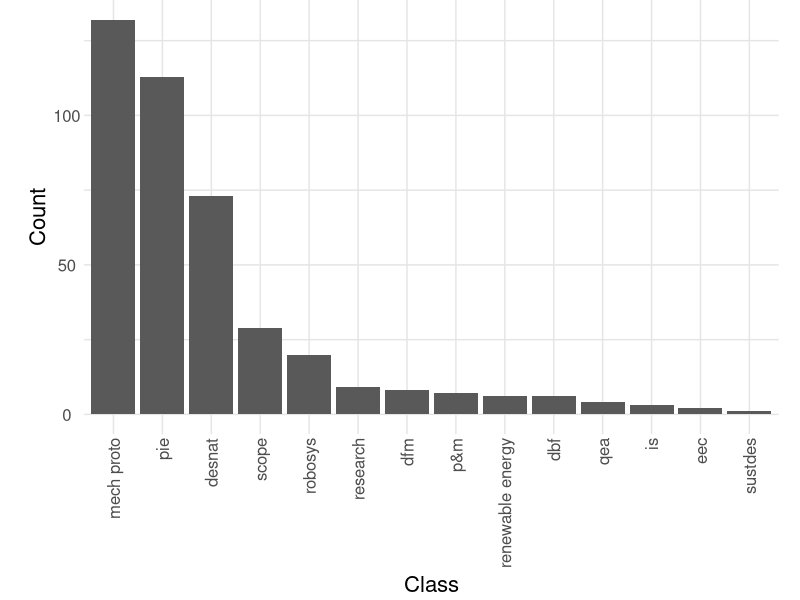
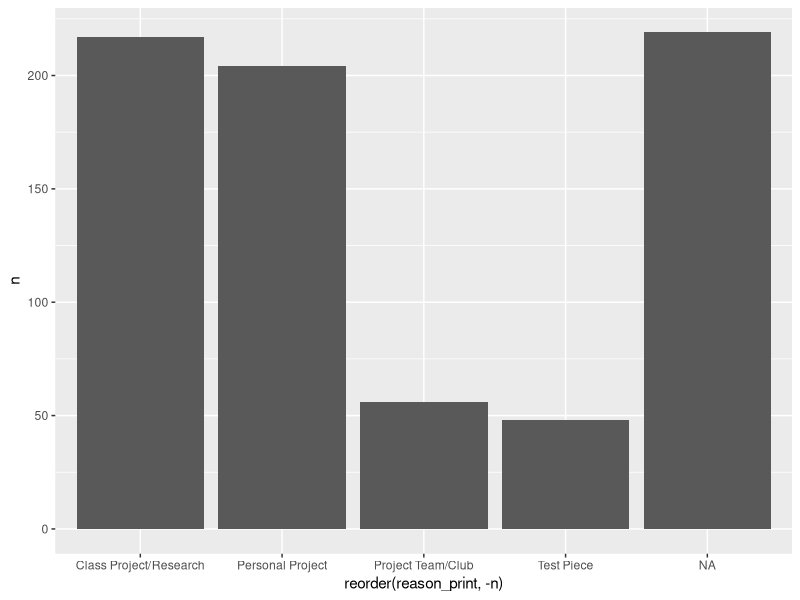
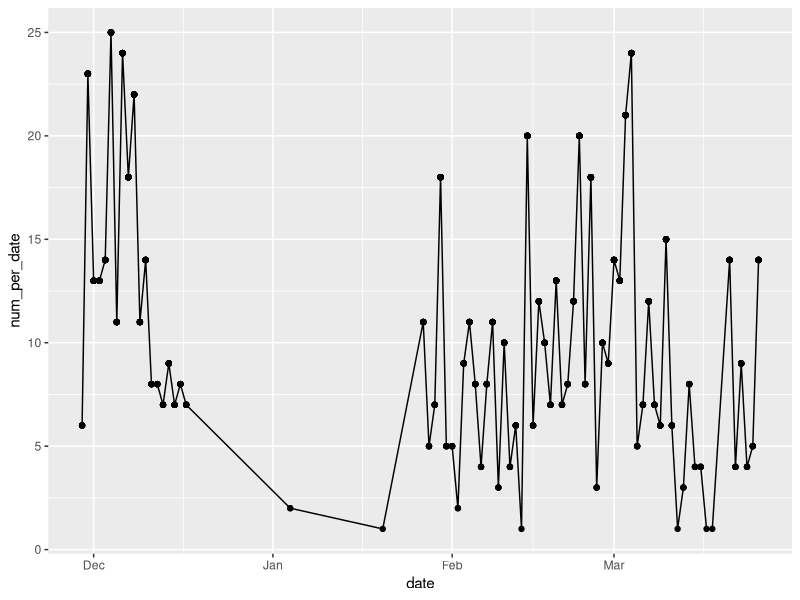
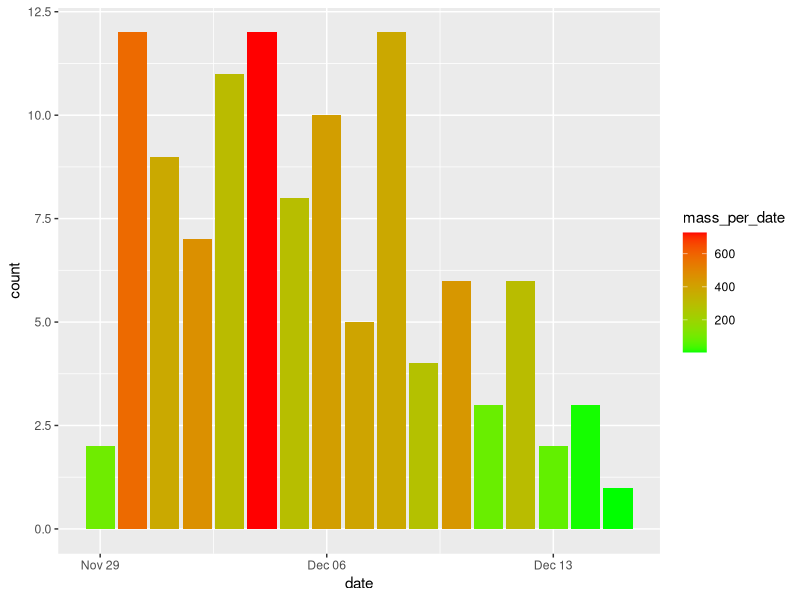

These figures' R source, in order:
## ---- chunk 1
knitr::opts_chunk$set(echo = TRUE)
library(tidyverse)
library(lubridate)
library(chron)
## ---- chunk 2
theme_common <- function() {
  theme_minimal() %+replace%
  theme(
    axis.text.x = element_text(size = 12),
    axis.text.y = element_text(size = 12),
    axis.title.x = element_text(margin = margin(4, 4, 4, 4), size = 16),
    axis.title.y = element_text(margin = margin(4, 4, 4, 4), size = 16, angle = 90),
    legend.title = element_text(size = 16),
    legend.text = element_text(size = 12),
    strip.text.x = element_text(size = 12),
    strip.text.y = element_text(size = 12),
    panel.grid.major = element_line(color = "grey90"),
    panel.grid.minor = element_line(color = "grey90"),
    aspect.ratio = 10/16,
    plot.margin = unit(c(t = +0, b = +0, r = +0, l = +0), "cm"),
    plot.title = element_text(size = 18),
    # plot.title.position = "plot",
    plot.subtitle = element_text(size = 16),
    plot.caption = element_text(size = 12)
  )
}
## ---- chunk 3
df_curr_raw <- read_csv(file = "data/3d_curr.csv")
## ---- chunk 4
df_curr <- 
  df_curr_raw %>% 
  mutate(
    print_mass = str_extract(print_mass_grams, "\\d+"), # extract just mass from print mass
    class = tolower(class) #make class lowercase
  ) %>% 
  #separate into date and time
  separate(timestamp, c("date", "time"), sep = " ", remove = FALSE) %>% 
  transform(
    date = as.Date(date),
    time = chron(time = time),
    print_mass = as.numeric(print_mass)
  )

#unique(df_curr$class)

# Standardize each class to ensure pie/principles of integrated engineering are the same/pieeeeeee are the same
df_curr <-
  df_curr %>% 
  mutate (
    class = str_replace(class, "pie.*", "pie"),
    class = str_replace(class, "dfm|.*manufact.*", "dfm"),
    class = str_replace(class, ".*scope.*", "scope"),
    class = str_replace(class, ".*indep.*|is.*", "is"),
    class = str_replace(class, ".*nat.*|.*nt.*", "desnat"),
    class = str_replace(class, ".*renewable.*", "renewable energy"),
    class = str_replace(class, ".*eec.*", "eec"),
    class = str_replace(class, ".*proto.*", "mech proto"),
    class = str_replace(class, ".*qea.*", "qea"),
    class = str_replace(class, ".*research.*|.*lair.*", "research"),
    class = str_replace(class, ".*market.*|p&.*|p[[:space:]]&.*", "p&m"),
    class = str_replace(class, ".*sust.*", "sustdes"),
    class = str_replace(class, ".*robos.*", "robosys"),
    class = str_replace(class, ".*dbf.*|design[[:space:]]bu.*", "dbf"),
    class = factor(
      class,
      levels = c("pie", "dfm", "scope", "is", "desnat", "renewable energy", "eec", "mech proto", "qea", "research", "p&m", "sustdes", 
        "robosys", "dbf")
    ),
   reason_print = str_replace(reason_print, "Class Project", "Class Project/Research"), #combine since Class Project/Research was created in middle of survey
   reason_print = factor(
     reason_print,
     levels = c("Class Project/Research", "Personal Project", "Project Team/Club", "Test Piece")
   )

  )
## ---- chunk 5
df_curr %>% 
  group_by(class) %>% 
  summarize(
    num_class = length(class)
  ) %>% 
  filter(
    !is.na(class)
  ) %>% 
  ggplot(aes(x = reorder(class, -num_class), y = num_class)) +
  geom_col() +
  theme_common() +
  theme(axis.text.x = element_text(angle = 90, hjust = 1)) +
  xlab("Class") +
  ylab("Count")
## ---- chunk 6
df_curr %>% 
  count(reason_print) %>% 
  ggplot(aes(x = reorder(reason_print, -n), y = n)) +
  geom_col() 
  
## ---- chunk 7
df_curr %>% 
  group_by(date) %>% 
  mutate(
    num_per_date = length(date)
  ) %>% 
  ggplot(aes(x = date, y = num_per_date)) +
  geom_point() +
  geom_line()
  
  
## ---- chunk 8
df_curr %>% 
  filter(class == "pie") %>%
  group_by(date) %>%
  mutate(
    num_per_date = length(date),
    mass_per_date = sum(print_mass, na.rm = TRUE)
  ) %>%
  ggplot(aes(x = date, fill = mass_per_date, group = interaction(date, mass_per_date))) +
  geom_bar() +
  scale_fill_gradient(low = "green", high = "red")
